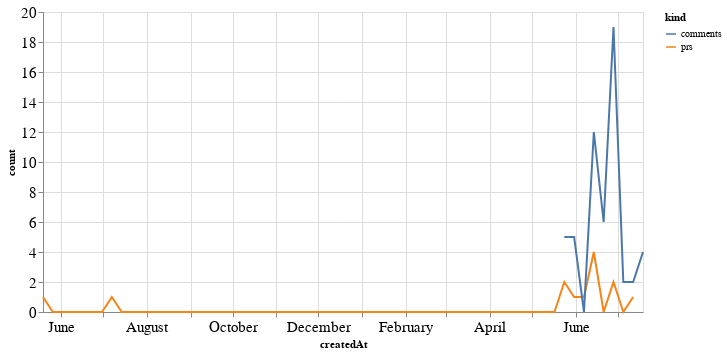

The code cell stored with this chart in its notebook:
### Code cell
alt.Chart(total_time, width=600).mark_line().encode(
    x='createdAt',
    y='count',
    color='kind'
)

### Figure 1 — Vega-Lite specification as saved in the notebook (floating-point values rounded to 4 significant figures)
{"config": {"axisLeft": {"labelFontSize": 15}, "axisBottom": {"labelFontSize": 15}}, "data": {"name": "data-e997fd8bd54bfef5a1d0546ccf1aedc2"}, "mark": "line", "encoding": {"color": {"type": "nominal", "field": "kind"}, "x": {"type": "temporal", "field": "createdAt"}, "y": {"type": "quantitative", "field": "count"}}, "width": 600, "$schema": "https://vega.github.io/schema/vega-lite/v4.8.1.json", "datasets": {"data-e997fd8bd54bfef5a1d0546ccf1aedc2": [{"createdAt": "2019-05-19T00:00:00", "kind": "prs", "count": 1.0}, {"createdAt": "2019-05-26T00:00:00", "kind": "prs", "count": 0.0}, {"createdAt": "2019-06-02T00:00:00", "kind": "prs", "count": 0.0}, {"createdAt": "2019-06-09T00:00:00", "kind": "prs", "count": 0.0}, {"createdAt": "2019-06-16T00:00:00", "kind": "prs", "count": 0.0}, {"createdAt": "2019-06-23T00:00:00", "kind": "prs", "count": 0.0}, {"createdAt": "2019-06-30T00:00:00", "kind": "prs", "count": 0.0}, {"createdAt": "2019-07-07T00:00:00", "kind": "prs", "count": 1.0}, {"createdAt": "2019-07-14T00:00:00", "kind": "prs", "count": 0.0}, {"createdAt": "2019-07-21T00:00:00", "kind": "prs", "count": 0.0}, {"createdAt": "2019-07-28T00:00:00", "kind": "prs", "count": 0.0}, {"createdAt": "2019-08-04T00:00:00", "kind": "prs", "count": 0.0}, {"createdAt": "2019-08-11T00:00:00", "kind": "prs", "count": 0.0}, {"createdAt": "2019-08-18T00:00:00", "kind": "prs", "count": 0.0}, {"createdAt": "2019-08-25T00:00:00", "kind": "prs", "count": 0.0}, {"createdAt": "2019-09-01T00:00:00", "kind": "prs", "count": 0.0}, {"createdAt": "2019-09-08T00:00:00", "kind": "prs", "count": 0.0}, {"createdAt": "2019-09-15T00:00:00", "kind": "prs", "count": 0.0}, {"createdAt": "2019-09-22T00:00:00", "kind": "prs", "count": 0.0}, {"createdAt": "2019-09-29T00:00:00", "kind": "prs", "count": 0.0}, {"createdAt": "2019-10-06T00:00:00", "kind": "prs", "count": 0.0}, {"createdAt": "2019-10-13T00:00:00", "kind": "prs", "count": 0.0}, {"createdAt": "2019-10-20T00:00:00", "kind": "prs", "count": 0.0}, {"createdAt": "2019-10-27T00:00:00", "kind": "prs", "count": 0.0}, {"createdAt": "2019-11-03T00:00:00", "kind": "prs", "count": 0.0}, {"createdAt": "2019-11-10T00:00:00", "kind": "prs", "count": 0.0}, {"createdAt": "2019-11-17T00:00:00", "kind": "prs", "count": 0.0}, {"createdAt": "2019-11-24T00:00:00", "kind": "prs", "count": 0.0}, {"createdAt": "2019-12-01T00:00:00", "kind": "prs", "count": 0.0}, {"createdAt": "2019-12-08T00:00:00", "kind": "prs", "count": 0.0}, {"createdAt": "2019-12-15T00:00:00", "kind": "prs", "count": 0.0}, {"createdAt": "2019-12-22T00:00:00", "kind": "prs", "count": 0.0}, {"createdAt": "2019-12-29T00:00:00", "kind": "prs", "count": 0.0}, {"createdAt": "2020-01-05T00:00:00", "kind": "prs", "count": 0.0}, {"createdAt": "2020-01-12T00:00:00", "kind": "prs", "count": 0.0}, {"createdAt": "2020-01-19T00:00:00", "kind": "prs", "count": 0.0}, {"createdAt": "2020-01-26T00:00:00", "kind": "prs", "count": 0.0}, {"createdAt": "2020-02-02T00:00:00", "kind": "prs", "count": 0.0}, {"createdAt": "2020-02-09T00:00:00", "kind": "prs", "count": 0.0}, {"createdAt": "2020-02-16T00:00:00", "kind": "prs", "count": 0.0}, {"createdAt": "2020-02-23T00:00:00", "kind": "prs", "count": 0.0}, {"createdAt": "2020-03-01T00:00:00", "kind": "prs", "count": 0.0}, {"createdAt": "2020-03-08T00:00:00", "kind": "prs", "count": 0.0}, {"createdAt": "2020-03-15T00:00:00", "kind": "prs", "count": 0.0}, {"createdAt": "2020-03-22T00:00:00", "kind": "prs", "count": 0.0}, {"createdAt": "2020-03-29T00:00:00", "kind": "prs", "count": 0.0}, {"createdAt": "2020-04-05T00:00:00", "kind": "prs", "count": 0.0}, {"createdAt": "2020-04-12T00:00:00", "kind": "prs", "count": 0.0}, {"createdAt": "2020-04-19T00:00:00", "kind": "prs", "count": 0.0}, {"createdAt": "2020-04-26T00:00:00", "kind": "prs", "count": 0.0}, {"createdAt": "2020-05-03T00:00:00", "kind": "prs", "count": 0.0}, {"createdAt": "2020-05-10T00:00:00", "kind": "prs", "count": 0.0}, {"createdAt": "2020-05-17T00:00:00", "kind": "prs", "count": 0.0}, {"createdAt": "2020-05-24T00:00:00", "kind": "prs", "count": 2.0}, {"createdAt": "2020-05-31T00:00:00", "kind": "prs", "count": 1.0}, {"createdAt": "2020-06-07T00:00:00", "kind": "prs", "count": 1.0}, {"createdAt": "2020-06-14T00:00:00", "kind": "prs", "count": 4.0}, {"createdAt": "2020-06-21T00:00:00", "kind": "prs", "count": 0.0}, {"createdAt": "2020-06-28T00:00:00", "kind": "prs", "count": 2.0}, {"createdAt": "2020-07-05T00:00:00", "kind": "prs", "count": 0.0}, {"createdAt": "2020-07-12T00:00:00", "kind": "prs", "count": 1.0}, {"createdAt": "2020-07-19T00:00:00", "kind": "prs", "count": null}, {"createdAt": "2019-05-19T00:00:00", "kind": "comments", "count": null}, {"createdAt": "2019-05-26T00:00:00", "kind": "comments", "count": null}, {"createdAt": "2019-06-02T00:00:00", "kind": "comments", "count": null}, {"createdAt": "2019-06-09T00:00:00", "kind": "comments", "count": null}, {"createdAt": "2019-06-16T00:00:00", "kind": "comments", "count": null}, {"createdAt": "2019-06-23T00:00:00", "kind": "comments", "count": null}, {"createdAt": "2019-06-30T00:00:00", "kind": "comments", "count": null}, {"createdAt": "2019-07-07T00:00:00", "kind": "comments", "count": null}, {"createdAt": "2019-07-14T00:00:00", "kind": "comments", "count": null}, {"createdAt": "2019-07-21T00:00:00", "kind": "comments", "count": null}, {"createdAt": "2019-07-28T00:00:00", "kind": "comments", "count": null}, {"createdAt": "2019-08-04T00:00:00", "kind": "comments", "count": null}, {"createdAt": "2019-08-11T00:00:00", "kind": "comments", "count": null}, {"createdAt": "2019-08-18T00:00:00", "kind": "comments", "count": null}, {"createdAt": "2019-08-25T00:00:00", "kind": "comments", "count": null}, {"createdAt": "2019-09-01T00:00:00", "kind": "comments", "count": null}, {"createdAt": "2019-09-08T00:00:00", "kind": "comments", "count": null}, {"createdAt": "2019-09-15T00:00:00", "kind": "comments", "count": null}, {"createdAt": "2019-09-22T00:00:00", "kind": "comments", "count": null}, {"createdAt": "2019-09-29T00:00:00", "kind": "comments", "count": null}, {"createdAt": "2019-10-06T00:00:00", "kind": "comments", "count": null}, {"createdAt": "2019-10-13T00:00:00", "kind": "comments", "count": null}, {"createdAt": "2019-10-20T00:00:00", "kind": "comments", "count": null}, {"createdAt": "2019-10-27T00:00:00", "kind": "comments", "count": null}, {"createdAt": "2019-11-03T00:00:00", "kind": "comments", "count": null}, {"createdAt": "2019-11-10T00:00:00", "kind": "comments", "count": null}, {"createdAt": "2019-11-17T00:00:00", "kind": "comments", "count": null}, {"createdAt": "2019-11-24T00:00:00", "kind": "comments", "count": null}, {"createdAt": "2019-12-01T00:00:00", "kind": "comments", "count": null}, {"createdAt": "2019-12-08T00:00:00", "kind": "comments", "count": null}, {"createdAt": "2019-12-15T00:00:00", "kind": "comments", "count": null}, {"createdAt": "2019-12-22T00:00:00", "kind": "comments", "count": null}, {"createdAt": "2019-12-29T00:00:00", "kind": "comments", "count": null}, {"createdAt": "2020-01-05T00:00:00", "kind": "comments", "count": null}, {"createdAt": "2020-01-12T00:00:00", "kind": "comments", "count": null}, {"createdAt": "2020-01-19T00:00:00", "kind": "comments", "count": null}, {"createdAt": "2020-01-26T00:00:00", "kind": "comments", "count": null}, {"createdAt": "2020-02-02T00:00:00", "kind": "comments", "count": null}, {"createdAt": "2020-02-09T00:00:00", "kind": "comments", "count": null}, {"createdAt": "2020-02-16T00:00:00", "kind": "comments", "count": null}, {"createdAt": "2020-02-23T00:00:00", "kind": "comments", "count": null}, {"createdAt": "2020-03-01T00:00:00", "kind": "comments", "count": null}, {"createdAt": "2020-03-08T00:00:00", "kind": "comments", "count": null}, {"createdAt": "2020-03-15T00:00:00", "kind": "comments", "count": null}, {"createdAt": "2020-03-22T00:00:00", "kind": "comments", "count": null}, {"createdAt": "2020-03-29T00:00:00", "kind": "comments", "count": null}, {"createdAt": "2020-04-05T00:00:00", "kind": "comments", "count": null}, {"createdAt": "2020-04-12T00:00:00", "kind": "comments", "count": null}, {"createdAt": "2020-04-19T00:00:00", "kind": "comments", "count": null}, {"createdAt": "2020-04-26T00:00:00", "kind": "comments", "count": null}, {"createdAt": "2020-05-03T00:00:00", "kind": "comments", "count": null}, {"createdAt": "2020-05-10T00:00:00", "kind": "comments", "count": null}, {"createdAt": "2020-05-17T00:00:00", "kind": "comments", "count": null}, {"createdAt": "2020-05-24T00:00:00", "kind": "comments", "count": 5.0}, {"createdAt": "2020-05-31T00:00:00", "kind": "comments", "count": 5.0}, {"createdAt": "2020-06-07T00:00:00", "kind": "comments", "count": 0.0}, {"createdAt": "2020-06-14T00:00:00", "kind": "comments", "count": 12.0}, {"createdAt": "2020-06-21T00:00:00", "kind": "comments", "count": 6.0}, {"createdAt": "2020-06-28T00:00:00", "kind": "comments", "count": 19.0}, {"createdAt": "2020-07-05T00:00:00", "kind": "comments", "count": 2.0}, {"createdAt": "2020-07-12T00:00:00", "kind": "comments", "count": 2.0}, {"createdAt": "2020-07-19T00:00:00", "kind": "comments", "count": 4.0}]}}
